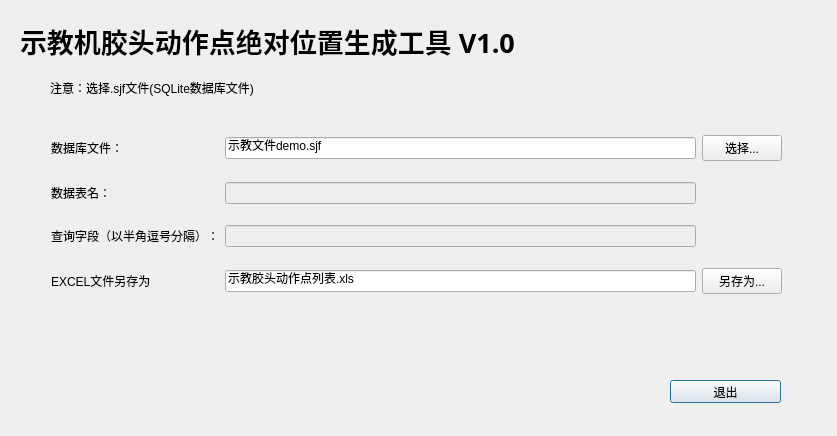
<?xml version="1.0" encoding="UTF-8"?>
<ui version="4.0">
 <class>Dialog</class>
 <widget class="QDialog" name="Dialog">
  <property name="geometry">
   <rect>
    <x>0</x>
    <y>0</y>
    <width>837</width>
    <height>436</height>
   </rect>
  </property>
  <widget class="QLabel" name="label">
   <property name="geometry">
    <rect>
     <x>20</x>
     <y>20</y>
     <width>511</width>
     <height>41</height>
    </rect>
   </property>
   <property name="font">
    <font>
     <family>微软雅黑</family>
     <pointsize>20</pointsize>
     <weight>75</weight>
     <bold>true</bold>
    </font>
   </property>
   <property name="text">
    <string>示教机胶头动作点绝对位置生成工具 V1.0</string>
   </property>
  </widget>
  <widget class="QLabel" name="label_2">
   <property name="geometry">
    <rect>
     <x>50</x>
     <y>80</y>
     <width>471</width>
     <height>16</height>
    </rect>
   </property>
   <property name="text">
    <string>注意：选择.sjf文件(SQLite数据库文件)</string>
   </property>
  </widget>
  <widget class="QPushButton" name="pushButton_2">
   <property name="geometry">
    <rect>
     <x>670</x>
     <y>380</y>
     <width>111</width>
     <height>23</height>
    </rect>
   </property>
   <property name="text">
    <string>退出</string>
   </property>
  </widget>
  <widget class="QWidget" name="layoutWidget">
   <property name="geometry">
    <rect>
     <x>51</x>
     <y>120</y>
     <width>731</width>
     <height>191</height>
    </rect>
   </property>
   <layout class="QGridLayout" name="gridLayout">
    <item row="0" column="0">
     <widget class="QLabel" name="label_3">
      <property name="text">
       <string>数据库文件：</string>
      </property>
     </widget>
    </item>
    <item row="0" column="1">
     <widget class="QLineEdit" name="lineEdit_3">
      <property name="text">
       <string>示教文件demo.sjf</string>
      </property>
     </widget>
    </item>
    <item row="0" column="2">
     <widget class="QPushButton" name="pushButton_3">
      <property name="text">
       <string>选择...</string>
      </property>
     </widget>
    </item>
    <item row="1" column="0">
     <widget class="QLabel" name="label_4">
      <property name="text">
       <string>数据表名：</string>
      </property>
     </widget>
    </item>
    <item row="1" column="1">
     <widget class="QLineEdit" name="lineEdit_4">
      <property name="enabled">
       <bool>false</bool>
      </property>
     </widget>
    </item>
    <item row="2" column="0">
     <widget class="QLabel" name="label_5">
      <property name="text">
       <string>查询字段（以半角逗号分隔）：</string>
      </property>
     </widget>
    </item>
    <item row="2" column="1">
     <widget class="QLineEdit" name="lineEdit_5">
      <property name="enabled">
       <bool>false</bool>
      </property>
     </widget>
    </item>
    <item row="3" column="0">
     <widget class="QLabel" name="label_6">
      <property name="text">
       <string>EXCEL文件另存为</string>
      </property>
     </widget>
    </item>
    <item row="3" column="1">
     <widget class="QLineEdit" name="lineEdit_6">
      <property name="text">
       <string>示教胶头动作点列表.xls</string>
      </property>
     </widget>
    </item>
    <item row="3" column="2">
     <widget class="QPushButton" name="pushButton_4">
      <property name="text">
       <string>另存为...</string>
      </property>
     </widget>
    </item>
   </layout>
  </widget>
 </widget>
 <resources/>
 <connections>
  <connection>
   <sender>pushButton_2</sender>
   <signal>clicked()</signal>
   <receiver>Dialog</receiver>
   <slot>close()</slot>
   <hints>
    <hint type="sourcelabel">
     <x>725</x>
     <y>391</y>
    </hint>
    <hint type="destinationlabel">
     <x>418</x>
     <y>217</y>
    </hint>
   </hints>
  </connection>
 </connections>
</ui>
